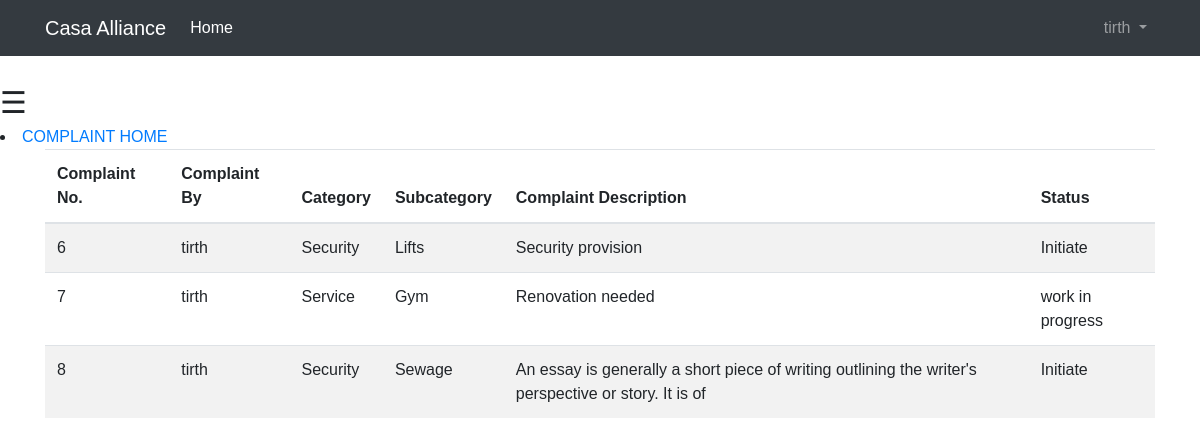
/basic_app/complaint_status/ (signed in), run on the app's committed database.
### basic_app/models.py (models this page shows, shortened)
class ComplaintPost(models.Model):
    complaint_by = models.CharField(max_length=64)
    category = models.CharField(choices=Complaint_Category, max_length=20)
    subcategory = models.CharField(choices=complaint_subcategory, max_length=20)
    complaint_description = models.TextField(max_length=100)
    complaint_status = models.CharField(default='Initiate', max_length=64)
    date_time = models.DateTimeField(default=timezone.now())

### basic_app/views.py (the view)
@login_required
def complaint_status(request):
    obj = models.ComplaintPost.objects.filter(Q(complaint_by__icontains=request.user.username))
    if obj:
        return render(request, 'basic_app/complaint_list.html', {'list': obj})
    else:
        return HttpResponse('No result found')

### templates/basic_app/complaint_list.html
{% extends 'basic_app/base.html' %}
{% block body_block %}
    <li><a href="{% url 'basic_app:complaint_home' %}">COMPLAINT HOME</a></li>
    <div class = "container">
        <table class="table table-striped">
          <thead>
            <tr>
                <th>Complaint No.</th>
              <th>Complaint By</th>
              <th>Category</th>
                <th>Subcategory</th>
              <th>Complaint Description</th>
                <th>Status</th>
            </tr>
          </thead>
        <tbody>
        {% if list %}
        {% for k in list %}
          <tr>
          <td>{{ k.pk }}</td>
            <td>{{ k.complaint_by }}</td>
            <td>{{ k.category }}</td>
              <td>{{ k.subcategory }}</td>
            <td>{{ k.complaint_description }}</td>
          <td>{{ k.complaint_status }}</td>
          </tr>
        {% endfor %}
        {% endif %}
      </tbody>
    </table>
</div>
{% endblock %}

### templates/basic_app/base.html (shortened to what this page needs)
<!DOCTYPE html>
<html lang="en">
<head>
    <link rel="stylesheet" href="https://maxcdn.bootstrapcdn.com/bootstrap/4.0.0/css/bootstrap.min.css">
</head>
<body>
  <nav class="navbar navbar-expand-lg navbar-dark bg-dark mb-4">
    <div class="container">
      <a class="navbar-brand" href="{% url 'basic_app:casa_home' %}">Casa Alliance</a>
      <div class="collapse navbar-collapse" id="navbarSupportedContent">
        <ul class="navbar-nav mr-auto">
        <li class="nav-item active">
        {% if  request.user.is_authenticated and not request.user.username == 'watchman'%}
            <a class="nav-link" href="{% url 'basic_app:casa_home' %}">Home <span class="sr-only">(current)</span></a>
        {% endif %}
      </li>
        </ul>
        {% if user.is_authenticated %}
          <ul class="navbar-nav">
            <li class="nav-item dropdown">
              <a class="nav-link dropdown-toggle" href="#" id="navbarDropdown" role="button" data-toggle="dropdown" aria-haspopup="true" aria-expanded="false">
                {{ user.username }}
              </a>
            </li>
          </ul>
        {% else %}
          <form class="form-inline my-2 my-lg-0">
            <a href="{% url 'basic_app:user_login' %}" class="btn btn-outline-secondary">Log in</a>
            <a href="{% url 'basic_app:register' %}" class="btn btn-primary ml-2">Sign up</a>
          </form>
        {% endif %}
      </div>
    </div>
  </nav>
     {% if user.is_authenticated and not request.user.username == 'watchman' %}
        <span style="font-size:30px;cursor:pointer" onclick="openNav()">&#9776;</span>
     {% endif %}
<div>
    {% block body_block %}{% endblock %}
</div>
</body>
</html>

### templates/basic_app/base.html (style rules this page uses)
body { font-family: "proxima-nova-soft", "Proxima Nova Soft", Helvetica, Arial, sans-serif; }

### data on the page
ComplaintPost: pk "6", complaint_by "tirth", category "Security", subcategory "Lifts", complaint_description "Security provision", complaint_status "Initiate"
ComplaintPost: pk "7", complaint_by "tirth", category "Service", subcategory "Gym", complaint_description "Renovation needed", complaint_status "work in progress"
ComplaintPost: pk "8", complaint_by "tirth", category "Security", subcategory "Sewage", complaint_description "An essay is generally a short piece of writing outlining the writer's perspective or story. It is of", complaint_status "Initiate"

### other printed values
{{ user.username }} "tirth"
